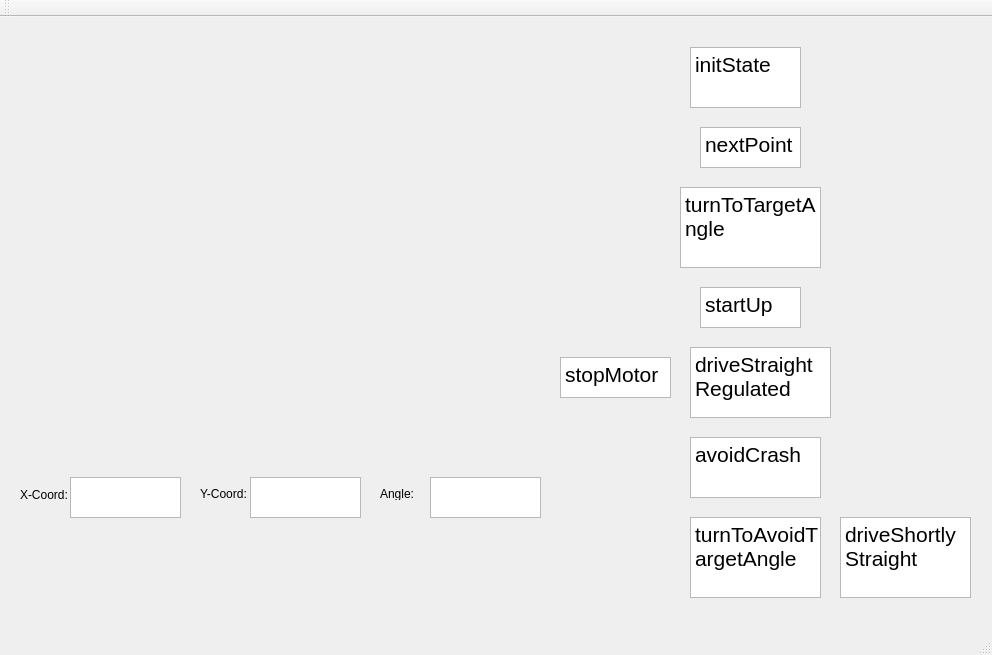
<?xml version="1.0" encoding="UTF-8"?>
<ui version="4.0">
 <class>MainWindow</class>
 <widget class="QMainWindow" name="MainWindow">
  <property name="geometry">
   <rect>
    <x>0</x>
    <y>0</y>
    <width>992</width>
    <height>655</height>
   </rect>
  </property>
  <property name="windowTitle">
   <string>MainWindow</string>
  </property>
  <widget class="QWidget" name="centralWidget">
   <widget class="QTextBrowser" name="initState">
    <property name="geometry">
     <rect>
      <x>690</x>
      <y>30</y>
      <width>111</width>
      <height>61</height>
     </rect>
    </property>
    <property name="html">
     <string>&lt;!DOCTYPE HTML PUBLIC &quot;-//W3C//DTD HTML 4.0//EN&quot; &quot;http://www.w3.org/TR/REC-html40/strict.dtd&quot;&gt;
&lt;html&gt;&lt;head&gt;&lt;meta name=&quot;qrichtext&quot; content=&quot;1&quot; /&gt;&lt;style type=&quot;text/css&quot;&gt;
p, li { white-space: pre-wrap; }
&lt;/style&gt;&lt;/head&gt;&lt;body style=&quot; font-family:'MS Shell Dlg 2'; font-size:8.25pt; font-weight:400; font-style:normal;&quot;&gt;
&lt;p style=&quot; margin-top:0px; margin-bottom:0px; margin-left:0px; margin-right:0px; -qt-block-indent:0; text-indent:0px;&quot;&gt;&lt;span style=&quot; font-size:16pt;&quot;&gt;initState&lt;/span&gt;&lt;/p&gt;
&lt;p style=&quot;-qt-paragraph-type:empty; margin-top:0px; margin-bottom:0px; margin-left:0px; margin-right:0px; -qt-block-indent:0; text-indent:0px; font-size:16pt;&quot;&gt;&lt;br /&gt;&lt;/p&gt;&lt;/body&gt;&lt;/html&gt;</string>
    </property>
   </widget>
   <widget class="QTextBrowser" name="nextPoint">
    <property name="geometry">
     <rect>
      <x>700</x>
      <y>110</y>
      <width>101</width>
      <height>41</height>
     </rect>
    </property>
    <property name="html">
     <string>&lt;!DOCTYPE HTML PUBLIC &quot;-//W3C//DTD HTML 4.0//EN&quot; &quot;http://www.w3.org/TR/REC-html40/strict.dtd&quot;&gt;
&lt;html&gt;&lt;head&gt;&lt;meta name=&quot;qrichtext&quot; content=&quot;1&quot; /&gt;&lt;style type=&quot;text/css&quot;&gt;
p, li { white-space: pre-wrap; }
&lt;/style&gt;&lt;/head&gt;&lt;body style=&quot; font-family:'MS Shell Dlg 2'; font-size:8.25pt; font-weight:400; font-style:normal;&quot;&gt;
&lt;p style=&quot; margin-top:0px; margin-bottom:0px; margin-left:0px; margin-right:0px; -qt-block-indent:0; text-indent:0px;&quot;&gt;&lt;span style=&quot; font-size:16pt;&quot;&gt;nextPoint&lt;/span&gt;&lt;/p&gt;&lt;/body&gt;&lt;/html&gt;</string>
    </property>
   </widget>
   <widget class="QTextBrowser" name="turnToTargetAngle">
    <property name="geometry">
     <rect>
      <x>680</x>
      <y>170</y>
      <width>141</width>
      <height>81</height>
     </rect>
    </property>
    <property name="autoFillBackground">
     <bool>false</bool>
    </property>
    <property name="html">
     <string>&lt;!DOCTYPE HTML PUBLIC &quot;-//W3C//DTD HTML 4.0//EN&quot; &quot;http://www.w3.org/TR/REC-html40/strict.dtd&quot;&gt;
&lt;html&gt;&lt;head&gt;&lt;meta name=&quot;qrichtext&quot; content=&quot;1&quot; /&gt;&lt;style type=&quot;text/css&quot;&gt;
p, li { white-space: pre-wrap; }
&lt;/style&gt;&lt;/head&gt;&lt;body style=&quot; font-family:'MS Shell Dlg 2'; font-size:8.25pt; font-weight:400; font-style:normal;&quot;&gt;
&lt;p style=&quot; margin-top:0px; margin-bottom:0px; margin-left:0px; margin-right:0px; -qt-block-indent:0; text-indent:0px;&quot;&gt;&lt;span style=&quot; font-size:16pt;&quot;&gt;turnToTargetAngle&lt;/span&gt;&lt;/p&gt;&lt;/body&gt;&lt;/html&gt;</string>
    </property>
   </widget>
   <widget class="QTextBrowser" name="startUp">
    <property name="geometry">
     <rect>
      <x>700</x>
      <y>270</y>
      <width>101</width>
      <height>41</height>
     </rect>
    </property>
    <property name="html">
     <string>&lt;!DOCTYPE HTML PUBLIC &quot;-//W3C//DTD HTML 4.0//EN&quot; &quot;http://www.w3.org/TR/REC-html40/strict.dtd&quot;&gt;
&lt;html&gt;&lt;head&gt;&lt;meta name=&quot;qrichtext&quot; content=&quot;1&quot; /&gt;&lt;style type=&quot;text/css&quot;&gt;
p, li { white-space: pre-wrap; }
&lt;/style&gt;&lt;/head&gt;&lt;body style=&quot; font-family:'MS Shell Dlg 2'; font-size:8.25pt; font-weight:400; font-style:normal;&quot;&gt;
&lt;p style=&quot; margin-top:0px; margin-bottom:0px; margin-left:0px; margin-right:0px; -qt-block-indent:0; text-indent:0px;&quot;&gt;&lt;span style=&quot; font-size:16pt;&quot;&gt;startUp&lt;/span&gt;&lt;/p&gt;&lt;/body&gt;&lt;/html&gt;</string>
    </property>
   </widget>
   <widget class="QTextBrowser" name="driveStraightRegulated">
    <property name="geometry">
     <rect>
      <x>690</x>
      <y>330</y>
      <width>141</width>
      <height>71</height>
     </rect>
    </property>
    <property name="html">
     <string>&lt;!DOCTYPE HTML PUBLIC &quot;-//W3C//DTD HTML 4.0//EN&quot; &quot;http://www.w3.org/TR/REC-html40/strict.dtd&quot;&gt;
&lt;html&gt;&lt;head&gt;&lt;meta name=&quot;qrichtext&quot; content=&quot;1&quot; /&gt;&lt;style type=&quot;text/css&quot;&gt;
p, li { white-space: pre-wrap; }
&lt;/style&gt;&lt;/head&gt;&lt;body style=&quot; font-family:'MS Shell Dlg 2'; font-size:8.25pt; font-weight:400; font-style:normal;&quot;&gt;
&lt;p style=&quot; margin-top:0px; margin-bottom:0px; margin-left:0px; margin-right:0px; -qt-block-indent:0; text-indent:0px;&quot;&gt;&lt;span style=&quot; font-size:16pt;&quot;&gt;driveStraightRegulated&lt;/span&gt;&lt;/p&gt;&lt;/body&gt;&lt;/html&gt;</string>
    </property>
   </widget>
   <widget class="QTextBrowser" name="avoidCrash&#10;">
    <property name="geometry">
     <rect>
      <x>690</x>
      <y>420</y>
      <width>131</width>
      <height>61</height>
     </rect>
    </property>
    <property name="html">
     <string>&lt;!DOCTYPE HTML PUBLIC &quot;-//W3C//DTD HTML 4.0//EN&quot; &quot;http://www.w3.org/TR/REC-html40/strict.dtd&quot;&gt;
&lt;html&gt;&lt;head&gt;&lt;meta name=&quot;qrichtext&quot; content=&quot;1&quot; /&gt;&lt;style type=&quot;text/css&quot;&gt;
p, li { white-space: pre-wrap; }
&lt;/style&gt;&lt;/head&gt;&lt;body style=&quot; font-family:'MS Shell Dlg 2'; font-size:8.25pt; font-weight:400; font-style:normal;&quot;&gt;
&lt;p style=&quot; margin-top:0px; margin-bottom:0px; margin-left:0px; margin-right:0px; -qt-block-indent:0; text-indent:0px;&quot;&gt;&lt;span style=&quot; font-size:16pt;&quot;&gt;avoidCrash&lt;/span&gt;&lt;/p&gt;
&lt;p style=&quot;-qt-paragraph-type:empty; margin-top:0px; margin-bottom:0px; margin-left:0px; margin-right:0px; -qt-block-indent:0; text-indent:0px; font-size:16pt;&quot;&gt;&lt;br /&gt;&lt;/p&gt;&lt;/body&gt;&lt;/html&gt;</string>
    </property>
   </widget>
   <widget class="QTextBrowser" name="turnToAvoidTargetAngle">
    <property name="geometry">
     <rect>
      <x>690</x>
      <y>500</y>
      <width>131</width>
      <height>81</height>
     </rect>
    </property>
    <property name="html">
     <string>&lt;!DOCTYPE HTML PUBLIC &quot;-//W3C//DTD HTML 4.0//EN&quot; &quot;http://www.w3.org/TR/REC-html40/strict.dtd&quot;&gt;
&lt;html&gt;&lt;head&gt;&lt;meta name=&quot;qrichtext&quot; content=&quot;1&quot; /&gt;&lt;style type=&quot;text/css&quot;&gt;
p, li { white-space: pre-wrap; }
&lt;/style&gt;&lt;/head&gt;&lt;body style=&quot; font-family:'MS Shell Dlg 2'; font-size:8.25pt; font-weight:400; font-style:normal;&quot;&gt;
&lt;p style=&quot; margin-top:0px; margin-bottom:0px; margin-left:0px; margin-right:0px; -qt-block-indent:0; text-indent:0px;&quot;&gt;&lt;span style=&quot; font-size:16pt;&quot;&gt;turnToAvoidTargetAngle&lt;/span&gt;&lt;/p&gt;&lt;/body&gt;&lt;/html&gt;</string>
    </property>
   </widget>
   <widget class="QTextBrowser" name="driveShortlyStraight">
    <property name="geometry">
     <rect>
      <x>840</x>
      <y>500</y>
      <width>131</width>
      <height>81</height>
     </rect>
    </property>
    <property name="html">
     <string>&lt;!DOCTYPE HTML PUBLIC &quot;-//W3C//DTD HTML 4.0//EN&quot; &quot;http://www.w3.org/TR/REC-html40/strict.dtd&quot;&gt;
&lt;html&gt;&lt;head&gt;&lt;meta name=&quot;qrichtext&quot; content=&quot;1&quot; /&gt;&lt;style type=&quot;text/css&quot;&gt;
p, li { white-space: pre-wrap; }
&lt;/style&gt;&lt;/head&gt;&lt;body style=&quot; font-family:'MS Shell Dlg 2'; font-size:8.25pt; font-weight:400; font-style:normal;&quot;&gt;
&lt;p style=&quot; margin-top:0px; margin-bottom:0px; margin-left:0px; margin-right:0px; -qt-block-indent:0; text-indent:0px;&quot;&gt;&lt;span style=&quot; font-size:16pt;&quot;&gt;driveShortlyStraight&lt;/span&gt;&lt;/p&gt;&lt;/body&gt;&lt;/html&gt;</string>
    </property>
   </widget>
   <widget class="QTextBrowser" name="stopMotor">
    <property name="geometry">
     <rect>
      <x>560</x>
      <y>340</y>
      <width>111</width>
      <height>41</height>
     </rect>
    </property>
    <property name="html">
     <string>&lt;!DOCTYPE HTML PUBLIC &quot;-//W3C//DTD HTML 4.0//EN&quot; &quot;http://www.w3.org/TR/REC-html40/strict.dtd&quot;&gt;
&lt;html&gt;&lt;head&gt;&lt;meta name=&quot;qrichtext&quot; content=&quot;1&quot; /&gt;&lt;style type=&quot;text/css&quot;&gt;
p, li { white-space: pre-wrap; }
&lt;/style&gt;&lt;/head&gt;&lt;body style=&quot; font-family:'MS Shell Dlg 2'; font-size:8.25pt; font-weight:400; font-style:normal;&quot;&gt;
&lt;p style=&quot; margin-top:0px; margin-bottom:0px; margin-left:0px; margin-right:0px; -qt-block-indent:0; text-indent:0px;&quot;&gt;&lt;span style=&quot; font-size:16pt;&quot;&gt;stopMotor&lt;/span&gt;&lt;/p&gt;&lt;/body&gt;&lt;/html&gt;</string>
    </property>
   </widget>
   <widget class="QTextBrowser" name="x_display">
    <property name="geometry">
     <rect>
      <x>70</x>
      <y>460</y>
      <width>111</width>
      <height>41</height>
     </rect>
    </property>
   </widget>
   <widget class="QLabel" name="x_label">
    <property name="geometry">
     <rect>
      <x>20</x>
      <y>470</y>
      <width>47</width>
      <height>16</height>
     </rect>
    </property>
    <property name="text">
     <string>X-Coord:</string>
    </property>
   </widget>
   <widget class="QLabel" name="y_label">
    <property name="geometry">
     <rect>
      <x>200</x>
      <y>470</y>
      <width>47</width>
      <height>13</height>
     </rect>
    </property>
    <property name="text">
     <string>Y-Coord:</string>
    </property>
   </widget>
   <widget class="QLabel" name="angle_label">
    <property name="geometry">
     <rect>
      <x>380</x>
      <y>470</y>
      <width>47</width>
      <height>13</height>
     </rect>
    </property>
    <property name="text">
     <string>Angle:</string>
    </property>
   </widget>
   <widget class="QTextBrowser" name="y_display">
    <property name="geometry">
     <rect>
      <x>250</x>
      <y>460</y>
      <width>111</width>
      <height>41</height>
     </rect>
    </property>
   </widget>
   <widget class="QTextBrowser" name="angle_display">
    <property name="geometry">
     <rect>
      <x>430</x>
      <y>460</y>
      <width>111</width>
      <height>41</height>
     </rect>
    </property>
   </widget>
   <widget class="QLabel" name="gamefield_label">
    <property name="geometry">
     <rect>
      <x>30</x>
      <y>40</y>
      <width>501</width>
      <height>391</height>
     </rect>
    </property>
    <property name="text">
     <string/>
    </property>
   </widget>
  </widget>
  <widget class="QMenuBar" name="menuBar">
   <property name="geometry">
    <rect>
     <x>0</x>
     <y>0</y>
     <width>992</width>
     <height>21</height>
    </rect>
   </property>
  </widget>
  <widget class="QToolBar" name="mainToolBar">
   <attribute name="toolBarArea">
    <enum>TopToolBarArea</enum>
   </attribute>
   <attribute name="toolBarBreak">
    <bool>false</bool>
   </attribute>
  </widget>
  <widget class="QStatusBar" name="statusBar"/>
 </widget>
 <layoutdefault spacing="6" margin="11"/>
 <resources/>
 <connections/>
</ui>
